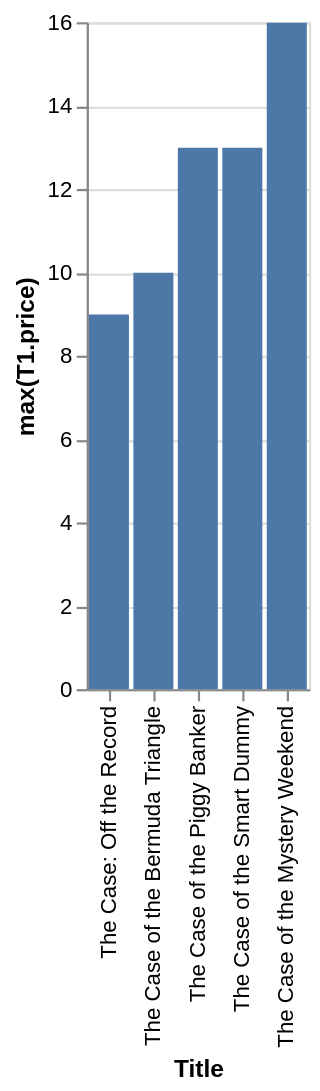

Vega-Lite specification stored for this chart:
### Vega-Lite specification from a JSON file in a GitHub repository (floating-point values rounded to 4 significant figures)
{"data": {"values": [{"x_data": "The Case: Off the Record", "y_data": 8.99}, {"x_data": "The Case of the Bermuda Triangle", "y_data": 9.99}, {"x_data": "The Case of the Piggy Banker", "y_data": 12.99}, {"x_data": "The Case of the Smart Dummy", "y_data": 12.99}, {"x_data": "The Case of the Mystery Weekend", "y_data": 15.99}]}, "mark": "bar", "encoding": {"x": {"field": "x_data", "type": "nominal", "title": "Title", "sort": {"op": "sum", "field": "y_data", "order": "ascending"}}, "y": {"field": "y_data", "type": "quantitative", "title": "max(T1.price)"}}}
